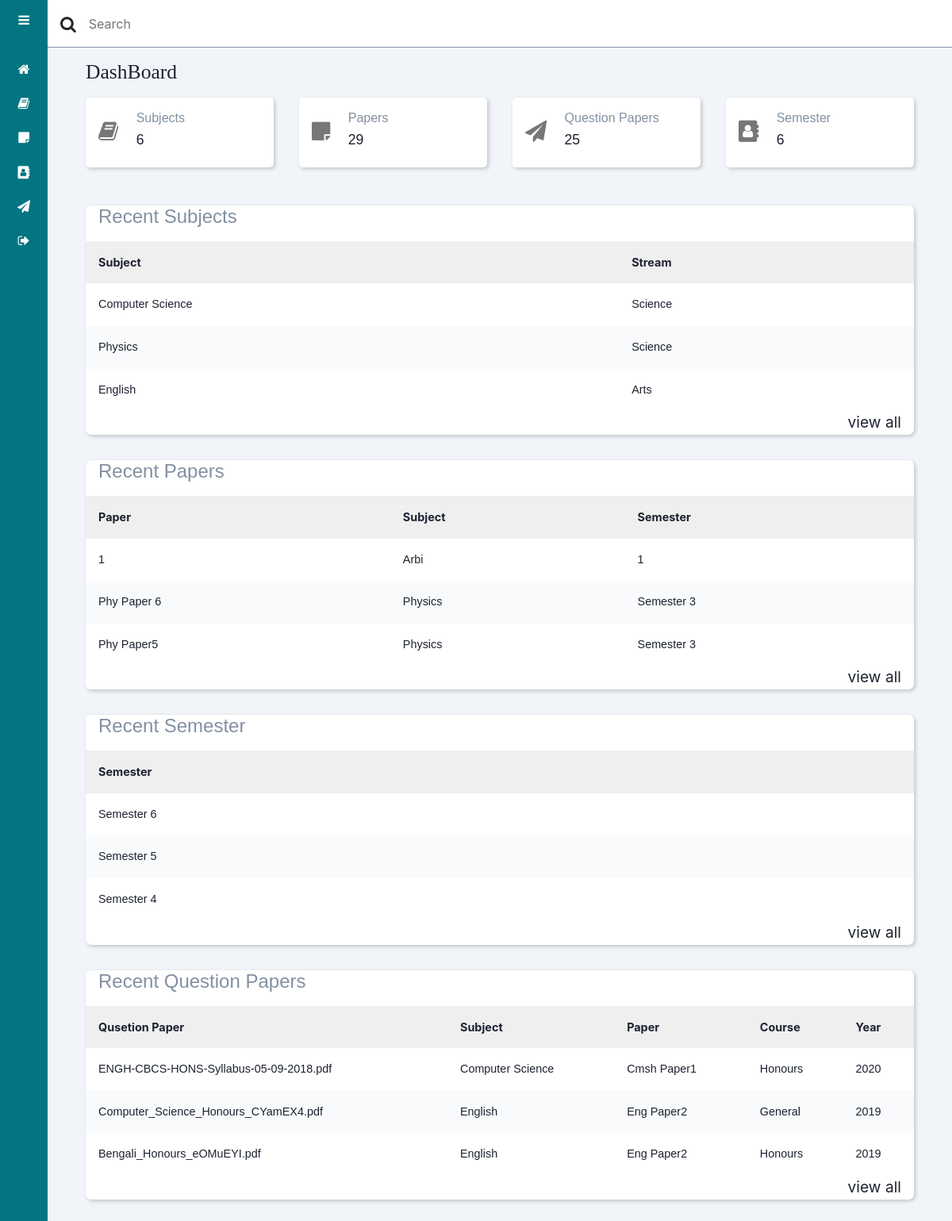
/adminDashBoard, run on the app's committed database.
### papers/models.py (models this page shows, shortened)
class Subjects(models.Model):
    subjectName = models.CharField(
        max_length=50, blank=False, unique=False, default='')
    streamName = models.CharField(
        max_length=50, blank=False, unique=False, default='')

class Papers(models.Model):
    paperName = models.CharField(
        max_length=50, blank=False, unique=False, default='')
    subjectName = models.CharField(
        max_length=50, blank=False, unique=False, default='')
    semesterName = models.CharField(
        max_length=50, blank=False, unique=False, default='')

class Semester(models.Model):
    semesterName = models.CharField(
        max_length=50, blank=False, unique=False, default='')

class QuestionPaper(models.Model):
    questionPaperName = models.FileField(blank=False)
    subjectName = models.CharField(
        max_length=50, blank=False, unique=False, default='')
    paperName = models.CharField(
        max_length=50, blank=False, unique=False, default='')
    courseName = models.CharField(
        max_length=50, blank=False, unique=False, default='')
    yearOfQuestions = models.CharField(
        max_length=50, blank=False, unique=False, default='')

### papers/views.py (the view)
# urls.py: path('adminDashBoard', views.AdminDashBoard, name='AdminDashBoard'),
def AdminDashBoard(request):
    context = dict()
    totalSubjects = Subjects.objects.values('subjectName')
    lastThreeSubjects = Subjects.objects.values().order_by('-id')[:3]
    totalPapers = Papers.objects.values('paperName')
    lastThreePapers = Papers.objects.values().order_by('-id')[:3]
    totalQtnPapers = QuestionPaper.objects.values('questionPaperName')
    lastThreeQtnPapers = QuestionPaper.objects.values().order_by('-id')[:3]
    totalSem = Semester.objects.values('semesterName')
    lastThreeSem = Semester.objects.values().order_by('-id')[:3]
    context['totalSubjects'] = len(totalSubjects)
    context['totalPapers'] = len(totalPapers)
    context['totalQtnPapers'] = len(totalQtnPapers)
    context['totalsem'] = len(totalSem)
    context['lastThreeSubject'] = lastThreeSubjects
    context['lastThreePaper'] = lastThreePapers
    context['lastThreeQtnPaper'] = lastThreeQtnPapers
    context['lastThreeSem'] = lastThreeSem
    return render(request, 'papers/adminView/adminDashBoard.html', context)

### papers/templates/papers/adminView/adminDashBoard.html (shortened to what this page needs)
{% extends 'base.html' %}
{% block adminDashBoard %}
{% block adminHeader %} {% include 'papers/adminView/adminHeader.html' %} {% endblock %}
<div class="main_content">
    <main>
        <h2 class="dash_titile">DashBoard</h2>
        <div class="dash_cards">
            <div class="card_single">
                <div class="card_body">
                    <span><i class="fa fa-book"></i></span>
                    <div>
                        <h5>Subjects</h5>
                        <h4>{{totalSubjects}}</h4>
                    </div>
                </div>
            </div>
            <div class="card_single">
                <div class="card_body">
                    <span><i class="fa fa-sticky-note"></i></span>
                    <div>
                        <h5>Papers</h5>
                        <h4>{{totalPapers}}</h4>
                    </div>
                </div>
            </div>
            <div class="card_single">
                <div class="card_body">
                    <span><i class="fa fa-paper-plane"></i></span>
                    <div>
                        <h5>Question Papers</h5>
                        <h4>{{totalQtnPapers}}</h4>
                    </div>
                </div>
            </div>
            <div class="card_single">
                <div class="card_body">
                    <span><i class="fa fa-address-book"></i></span>
                    <div>
                        <h5>Semester</h5>
                        <h4>{{totalsem}}</h4>
                    </div>
                </div>
            </div>
        </div>
        <section class="recent">
            <div class="activity_card">
                <h3>Recent Subjects</h3>
                <div class="table_responsive">
                    <table>
                        <thead>
                            <tr>
                                <th>Subject</th>
                                <th>Stream</th>
                            </tr>
                        </thead>
                        <tbody>
                            {% for recentSubjects in lastThreeSubject%}
                            <tr>
                                <td>{{recentSubjects.subjectName}}</td>
                                <td>{{recentSubjects.streamName}}</td>
                            </tr>
                            {% endfor %}
                        </tbody>
                    </table>
                </div>
                <div class="card_footer">
                    <a href="/allSubject">
                        <span>view all</span>
                    </a>
                </div>
            </div>
            <div class="activity_card">
                <h3>Recent Papers</h3>
                <div class="table_responsive">
                    <table>
                        <thead>
                            <tr>
                                <th>Paper</th>
                                <th>Subject</th>
                                <th>Semester</th>
                            </tr>
                        </thead>
                        <tbody>
                            {% for recentPaper in lastThreePaper %}
                            <tr>
                                <td>{{recentPaper.paperName}}</td>
                                <td>{{recentPaper.subjectName}}</td>
                                <td>{{recentPaper.semesterName}}</td>
                            </tr>
                            {% endfor %}
                        </tbody>
                    </table>
                </div>
                <div class="card_footer">
                    <a href="/allPaper">
                        <span>view all</span>
                    </a>
                </div>
            </div>
            <div class="activity_card">
                <h3>Recent Semester</h3>
                <div class="table_responsive">
                    <table>
                        <thead>
                            <tr>
                                <th>Semester</th>
                            </tr>
                        </thead>
                        <tbody>
                            {% for recentSem in lastThreeSem%}
                            <tr>
                                <td>{{recentSem.semesterName}}</td>
                            </tr>
                            {% endfor %}
                        </tbody>
                    </table>
                </div>
                <div class="card_footer">
                    <a href="/">
                        <span>view all</span>
                    </a>
                </div>
            </div>
            <div class="activity_card">
                <h3>Recent Question Papers</h3>
                <div class="table_responsive">
                    <table>
                        <thead>
                            <tr>
                                <th>Qusetion Paper</th>
                                <th>Subject</th>
                                <th>Paper</th>
                                <th>Course</th>
                                <th>Year</th>
                            </tr>
                        </thead>
                        <tbody>
                            {% for recentQtnPaper in lastThreeQtnPaper %}
                            <tr>
                                <td>{{recentQtnPaper.questionPaperName}}</td>
                                <td>{{recentQtnPaper.subjectName}}</td>
                                <td>{{recentQtnPaper.paperName}}</td>
                                <td>{{recentQtnPaper.courseName}}</td>
                                <td>{{recentQtnPaper.yearOfQuestions}}</td>
                            </tr>
                            {% endfor %}
                        </tbody>
                    </table>
                </div>
                <div class="card_footer">
                    <a href="/allQtnPaper">
                        <span>view all</span>
                    </a>
                </div>
            </div>
        </section>
    </main>
</div>
{% endblock %}

### templates/base.html (shortened to what this page needs)
<!DOCTYPE html>
<html lang="en">
<head>
    <link rel="stylesheet" href="https://stackpath.bootstrapcdn.com/font-awesome/4.7.0/css/font-awesome.min.css" />
    <link rel="stylesheet" href="https://stackpath.bootstrapcdn.com/bootstrap/4.5.2/css/bootstrap.min.css" />
</head>
<body>
    {% block adminDashBoard %} {% endblock %}
</body>
</html>

### papers/templates/papers/adminView/adminHeader.html (shortened to what this page needs)
{% block adminSidebar %} {% include 'papers/adminView/adminSidebar.html' %} {% endblock %}
<div class="main_content">
    <header>
        <div class="search_wrapper">
            <span><i class="fa fa-search fa-lg"></i></span>
            <input type="search" name="" id="" placeholder="Search">
        </div>
        <div class="social_icons">
            <div></div>
        </div>
    </header>
</div>

### papers/templates/papers/adminView/adminSidebar.html (shortened to what this page needs)
<div class="sidebar">
    <div class="sidebar_header">
        <label for="sidebar_toggle" class="bars"><i class="fa fa-bars"></i></label>
    </div>
    <div class="sidebar_menu">
        <ul>
            <li>
                <a href="/adminDashBoard">
                    <span><i class="fa fa-home"></i></span>
                </a>
            </li>
            <li>
                <a href="/allSubject">
                    <span><i class="fa fa-book"></i></span>
                </a>
            </li>
            <li>
                <a href="/allPaper">
                    <span><i class="fa fa-sticky-note"></i></span>
                </a>
            </li>
            <li>
                <a href="">
                    <span><i class="fa fa-address-book"></i></span>
                </a>
            </li>
            <li>
                <a href="/allQtnPaper">
                    <span><i class="fa fa-paper-plane"></i></span>
                </a>
            </li>
            <li>
                <a href="/accounts/logout">
                    <span><i class="fa fa-sign-out"></i></span>
                </a>
            </li>
        </ul>
    </div>
</div>

### templates/base.html (style rules this page uses)
body { -webkit-user-select: none; -moz-user-select: -moz-none; -ms-user-select: none; user-select: none; }

### papers/templates/papers/adminView/adminSidebar.html (style rules this page uses)
:root { --main-color: #027581; --color-dark: #1D2231; --text-grey: #8390A2; }
* { margin: 0; padding: 0; box-sizing: border-box; }
.sidebar { height: 100%; width: 240px; position: fixed; left: 0; top: 0; z-index: 100; background: var(--main-color); color: #fff; overflow-y: auto; transition: 300ms; }
.sidebar_header { display: flex; justify-content: space-between; align-items: center; height: 60px; padding: 0rem 1rem; font-size: 1rem; text-transform: uppercase; font-family: Arial, Helvetica, sans-serif; }
.sidebar_header .bars { cursor: pointer; }
.sidebar_menu { padding: 1rem; }
.sidebar li { list-style: none; margin-bottom: 1.2rem; }
.sidebar a { text-decoration: none; color: #ffff; font-size: 1rem; font-family: Algerian; }
@media only screen and (max-width: 1200px) { .sidebar { width: 60px; z-index: 150; } }
@media only screen and (max-width: 1200px) { .sidebar .sidebar_header, .sidebar li { display: flex; justify-content: center; } }

### papers/templates/papers/adminView/adminHeader.html (style rules this page uses)
.main_content { position: relative; margin-left: 240px; transition: margin-left 300ms; }
header { position: fixed; left: 240px; top: 0; z-index: 100; width: calc(100% - 240px); background: #fff; height: 60px; padding: 0rem 1rem; display: flex; align-items: center; justify-content: space-between; border-bottom: 1px solid var(--text-grey); transition: 300ms; }
.search_wrapper { display: flex; align-items: center; }
.search_wrapper input { border: 0; outline: 0; padding: 1rem; height: 38px; }
.social_icons { display: flex; align-items: center; }
.social_icons div { margin-left: 1.2rem; }
.social_icons div { height: 38px; width: 38px; background-size: cover; background-repeat: no-repeat; border-radius: 50%; }
@media only screen and (max-width: 1200px) { .main_content { margin-left: 60px; } }
@media only screen and (max-width: 1200px) { .main_content header { left: 60px; } }
@media only screen and (max-width: 1200px) { header { position: fixed; width: calc(100% - 60px); transition: 300ms; } }

### papers/templates/papers/adminView/adminDashBoard.html (style rules this page uses)
main { margin-top: 60px; background: #f1f5f9; min-height: 90vh; padding: 1rem 3rem; }
.dash_titile { color: var(--color-dark); margin-bottom: 1rem; font-family: Algerian; font-size: 1.6rem; }
.dash_cards { display: grid; grid-template-columns: repeat(4, 1fr); grid-column-gap: 2rem; font-family: Arial, Helvetica, sans-serif; }
.card_single { background: #fff; border-radius: 5px; box-shadow: 2px 2px 5px rgba(0, 0, 0, 0.2); }
.card_body { padding: 1rem; display: flex; align-items: center; }
.card_body span { font-size: 1.7rem; color: #777; padding-right: 1.4rem; }
.card_body h5 { color: var(--text-grey); font-size: 1rem; }
.card_body h4 { color: var(--color-dark); font-size: 1.1rem; margin-top: .2rem; }
.recent { margin-top: 3rem; margin-bottom: 1.5rem; }
.activity_card { background: #fff; border-radius: 7px; margin-bottom: 2rem; box-shadow: 2px 2px 5px rgba(0, 0, 0, 0.2); }
.activity_card h3 { color: var(--text-grey); margin: 1rem; font-size: 1.5rem; font-family: sans-serif; }
.activity_card table { width: 100%; height: 200px; border-collapse: collapse; }
.activity_card thead { background: #efefef; text-align: left; }
.activity_card tbody { text-align: left; }
th, td { font-size: .9rem; padding: 1rem 1rem; color: var(--color-dark); }
td { font-family: Arial, Helvetica, sans-serif; }
tbody tr:nth-child(even) { background: #f9fafc; }
.card_footer { height: 30px; display: block; }
.card_footer a { text-decoration: none; }
.card_footer span { float: right; margin-right: 1rem; font-size: 1.2rem; color: var(--color-dark); }
.table_responsive { overflow-x: auto; }
@media only screen and (max-width: 1200px) { .main_content { margin-left: 60px; } }

### data on the page
Subjects: subjectName "Computer Science", streamName "Science"
Subjects: subjectName "Physics", streamName "Science"
Subjects: subjectName "English", streamName "Arts"
Papers: paperName "1", subjectName "Arbi", semesterName "1"
Papers: paperName "Phy Paper 6", subjectName "Physics", semesterName "Semester 3"
Papers: paperName "Phy Paper5", subjectName "Physics", semesterName "Semester 3"
Semester: semesterName "Semester 6"
Semester: semesterName "Semester 5"
Semester: semesterName "Semester 4"
QuestionPaper: questionPaperName "ENGH-CBCS-HONS-Syllabus-05-09-2018.pdf", subjectName "Computer Science", paperName "Cmsh Paper1", courseName "Honours", yearOfQuestions "2020"
QuestionPaper: questionPaperName "Computer_Science_Honours_CYamEX4.pdf", subjectName "English", paperName "Eng Paper2", courseName "General", yearOfQuestions "2019"
QuestionPaper: questionPaperName "Bengali_Honours_eOMuEYI.pdf", subjectName "English", paperName "Eng Paper2", courseName "Honours", yearOfQuestions "2019"

### other printed values
{{ totalSubjects }} "6"
{{ totalPapers }} "29"
{{ totalQtnPapers }} "25"
{{ totalsem }} "6"
